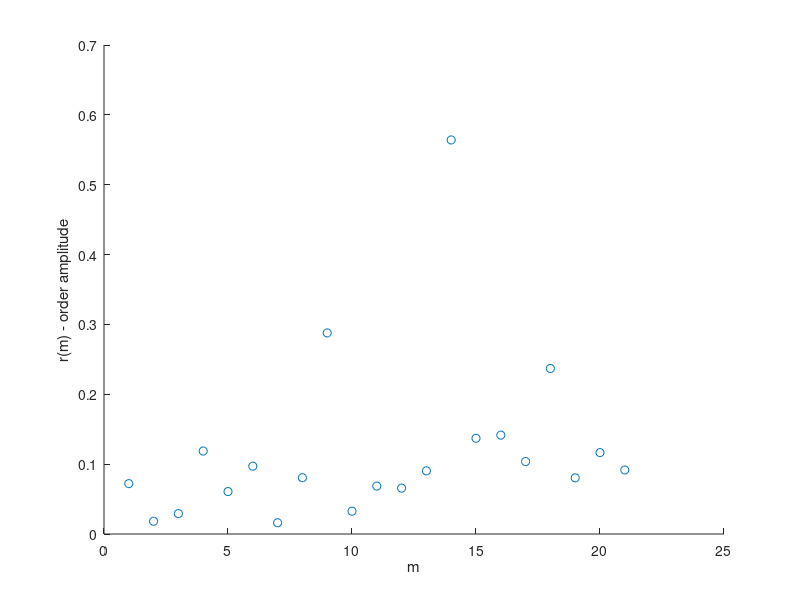

The MATLAB script that drew this image:
function [] = complex_order_parameter()
%-------------------------------------------------------------------------%
%% DEBUG
k1 = 9;
k2 = 14;
phi_range = 1.2;
error = 0.1;
[theta] = gen_pattern(k1, k2, phi_range, error);
%-------------------------------------------------------------------------%
% figure
% scatter(cos(theta),sin(theta))

function [theta] = gen_pattern(k1, k2, phi_range, error)
phi = phi_range*rand(1); % Mean phase shift of 45 degrees
a = linspace(-pi, pi, k1+1) + phi ;
b = linspace(-pi, pi, k2+1);

theta = unique([a b])';
theta = theta + error*rand(size(theta))- error/2;  %Add zero mean error

theta(theta > pi) = theta(theta > pi) - 2*pi;
theta(theta < -pi) = theta(theta < -pi) + 2*pi;
theta = sort(theta);
theta = theta(abs([diff(theta)' (theta(end)+ theta(1))] ) >= error/2); % Consoladate near points
% figure, scatter(cos(theta), sin(theta))
end

N = length(theta);
r = zeros(N,1);

for m = 1:N;
    r(m) = sum( exp(m*1i * theta))/N;
end
    
figure
m = 1:N;
scatter(m,abs(r))
xlabel('m')
ylabel('r(m) - order amplitude')
end
